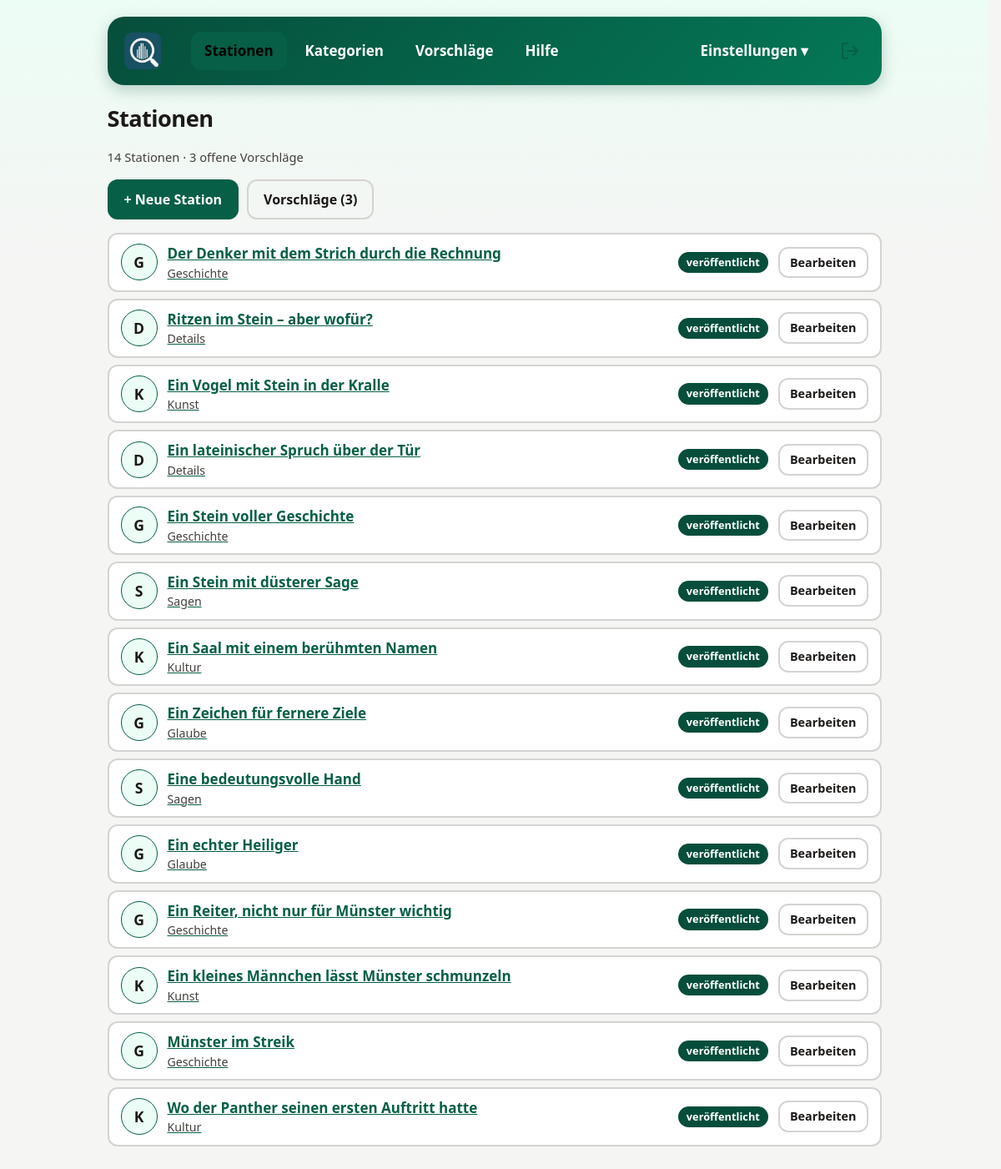
The page /admin/index.php (signed in) on the database its author committed.
### tables this page shows
CREATE TABLE stations (
    id TEXT PRIMARY KEY,
    number INTEGER NOT NULL,
    title TEXT NOT NULL,
    teaser_text TEXT,
    hint TEXT NOT NULL,
    lat NUMERIC NOT NULL,
    lon NUMERIC NOT NULL,
    correct_option_index INTEGER NOT NULL,
    solution_title TEXT NOT NULL,
    solution_caption TEXT,
    info TEXT NOT NULL,
    task_image TEXT NOT NULL,
    solution_image TEXT,
    category TEXT NOT NULL,
    status TEXT NOT NULL DEFAULT 'published'
        CHECK (status IN ('published', 'archived')),
    created_at TEXT NOT NULL,
    updated_at TEXT NOT NULL
);

CREATE TABLE categories (
    id TEXT PRIMARY KEY,
    name TEXT NOT NULL,
    description TEXT NOT NULL DEFAULT '',
    icon TEXT,
    color TEXT NOT NULL DEFAULT '#065f46'
        CHECK (length(color) = 7 AND color GLOB '#[0-9A-Fa-f][0-9A-Fa-f][0-9A-Fa-f][0-9A-Fa-f][0-9A-Fa-f][0-9A-Fa-f]'),
    created_at TEXT NOT NULL,
    updated_at TEXT NOT NULL
);

### includes/config.php (called while the page is built, shortened)
<?php
function config(string $key = null)
{
    static $config = null;
    if ($config === null) {
        $root = dirname(__DIR__);
        $config = [
            'root' => $root,
            'db_path' => $root . '/data/game.sqlite',
            'schema_path' => $root . '/setup/schema.sql',
            'upload_dir' => $root . '/uploads',
            'upload_url' => 'uploads',
            'upload_max_bytes' => 8 * 1024 * 1024,
            'upload_max_edge' => 4000,
            'session_name' => 'muenster_admin',
            'session_timeout' => 300,
            'login_max_attempts' => 5,
            'login_window' => 900,
            'suggest_max_per_hour' => 5,
            'allow_http_links' => true,
            'timezone' => 'Europe/Berlin',
            'debug' => false,
        ];
        $local = __DIR__ . '/config.local.php';
        if (is_file($local)) {
            $config = array_merge($config, (array) require $local);
        }
        date_default_timezone_set($config['timezone']);
    }
    return $key === null ? $config : $config[$key];
}

### includes/config.local.php (called while the page is built)
<?php return ['debug' => true];

### includes/database.php (called while the page is built, shortened)
<?php
require_once __DIR__ . '/config.php';
function db(): PDO
{
    static $pdo = null;
    if ($pdo === null) {
        $path = config('db_path');
        $isNew = !is_file($path);
        $pdo = new PDO('sqlite:' . $path, null, null, [
            PDO::ATTR_ERRMODE => PDO::ERRMODE_EXCEPTION,
            PDO::ATTR_DEFAULT_FETCH_MODE => PDO::FETCH_ASSOC,
            PDO::ATTR_EMULATE_PREPARES => false,
        ]);
        $pdo->exec('PRAGMA foreign_keys = ON');
        $pdo->exec('PRAGMA busy_timeout = 5000');
        $pdo->exec((string) file_get_contents(config('schema_path')));
        $stationColumns = $pdo->query('PRAGMA table_info(stations)')->fetchAll(PDO::FETCH_COLUMN, 1);
        $errorColumns = $pdo->query('PRAGMA table_info(client_errors)')->fetchAll(PDO::FETCH_COLUMN, 1);
        $adminColumns = $pdo->query('PRAGMA table_info(admins)')->fetchAll(PDO::FETCH_COLUMN, 1);
    }
    return $pdo;
}

### includes/validation.php (called while the page is built, shortened)
<?php
require_once __DIR__ . '/config.php';
require_once __DIR__ . '/database.php';
function all_categories(): array
{
    return db()->query('SELECT id, name, description, icon, color FROM categories ORDER BY name COLLATE NOCASE')->fetchAll();
}

### includes/uploads.php (called while the page is built, shortened)
<?php
require_once __DIR__ . '/config.php';
function is_managed_upload(?string $path): bool
{
    return (bool) $path && (bool) preg_match('#^' . preg_quote(config('upload_url'), '#') . '/[a-f0-9]{32}\.(?:jpg|png)$#', $path);
}

### admin/index.php (the view, shortened to what this page needs)
<?php
require __DIR__ . '/_bootstrap.php';
$stations = db()->query('SELECT id, title, category, status, task_image FROM stations ORDER BY number')->fetchAll();
$categories = array_column(all_categories(), null, 'id');
$pending = (int) db()->query("SELECT COUNT(*) FROM station_suggestions WHERE status = 'pending'")->fetchColumn();
?>
<h1 class="admin-title">Stationen</h1>
<p class="page-subtitle task-intro"><?= count($stations) ?> Stationen · <?= $pending ?> offene Vorschläge</p>
<div class="admin-toolbar">
  <a class="btn" href="station-edit.php">+ Neue Station</a>
  <a class="btn secondary" href="suggestions.php">Vorschläge (<?= $pending ?>)</a>
</div>
<ul class="station-list">
  <?php foreach ($stations as $s): $c = $categories[$s['category']] ?? null; $archived = $s['status'] !== 'published'; ?>
  <li class="station-item<?= $archived ? ' station-item--archived' : '' ?>">
    <span class="ico" aria-hidden="true"><?= category_ico($c) ?></span>
    <a class="admin-main" href="station-edit.php?id=<?= h(urlencode($s['id'])) ?>"><?= h($s['title']) ?>
      <small><?= h($c['name'] ?? $s['category']) ?><?= $s['task_image'] === '' ? ' · ⚠ Aufgabenbild fehlt' : '' ?></small></a>
    <span class="badge<?= $archived ? ' badge--archived' : '' ?>"><?= $archived ? 'archiviert' : 'veröffentlicht' ?></span>
    <span class="admin-actions">
      <a class="btn secondary small" href="station-edit.php?id=<?= h(urlencode($s['id'])) ?>">Bearbeiten</a>
    </span>
  </li>
  <?php endforeach; ?>
</ul>

### admin/admin.css (style rules this page uses)
:root { font-family: system-ui, -apple-system, 'Segoe UI', sans-serif; color-scheme: light dark; --green: #065f46; --green-dark: #064e3b; --green-soft: #ecfdf5; --ink: #1c1917; --muted: #44403c; --bg: #f5f5f4; --bg-top: #ecfdf5; --surface: #fff; --surface-alt: #f5f5f4; --border: #d6d3d1; --border-soft: #e7e5e4; --link: #065f46; --focus: #f59e0b; --danger: #b91c1c; --danger-soft: #fee2e2; --ok-soft: #d1fae5; --hero-from: #064e3b; --hero-to: #047857; --hero-text: #d1fae5; --cat: #065f46; --cat-soft: #ecfdf5; --shadow: rgba(6, 78, 59, 0.25); }
* { box-sizing: border-box; }
body { margin: 0; background: linear-gradient(180deg, var(--bg-top) 0, var(--bg) 320px) no-repeat var(--bg); color: var(--ink); font-size: 1.0625rem; line-height: 1.5; }
a { color: var(--link); }
html { scrollbar-gutter: stable; overflow-y: scroll; }
h1.admin-title { font-size: 1.7rem; letter-spacing: -0.02em; margin: 0 0 4px; color: var(--ink); }
.admin-toolbar { display: flex; flex-wrap: wrap; gap: 10px; align-items: center; margin: 16px 0; }
button, .btn { cursor: pointer; font: inherit; font-size: 1rem; font-weight: 600; min-height: 44px; padding: 10px 18px; border-radius: 12px; border: 2px solid transparent; text-decoration: none; display: inline-flex; align-items: center; justify-content: center; gap: 6px; background: var(--green); color: #fff; transition: transform 0.18s ease, background-color 0.18s ease; }
button.secondary, .btn.secondary, .back-button { background: transparent; color: var(--ink); border-color: var(--border); font-weight: 700; }
button.small, .btn.small { min-height: 36px; padding: 6px 12px; font-size: 0.9rem; }
.task-intro, .muted { color: var(--muted); font-size: 0.92rem; }
.badge { display: inline-block; font-size: 0.8rem; font-weight: 700; padding: 3px 10px; border-radius: 999px; background: var(--green-dark); color: #fff; }
.station-list { list-style: none; margin: 16px 0 0; padding: 0; display: grid; gap: 8px; }
.station-item { display: flex; align-items: center; gap: 12px; background: var(--surface); color: var(--ink); border: 2px solid var(--border); border-radius: 12px; padding: 10px 14px; min-height: 60px; font-weight: 600; }
.station-item .ico { flex: 0 0 44px; height: 44px; border-radius: 50%; background: var(--cat-soft); border: 1px solid var(--cat); display: flex; align-items: center; justify-content: center; font-size: 1.1rem; font-weight: 800; overflow: hidden; }
.station-item .admin-main { flex: 1; min-width: 0; }
.station-item small { display: block; font-weight: 500; color: var(--muted); }
.admin-actions { display: flex; gap: 8px; flex-wrap: wrap; align-items: center; }

### rows shown on the page
stations: category.name "G", title "Der Denker mit dem Strich durch die Rechnung", category.name "Geschichte", status "veröffentlicht"
stations: category.name "D", title "Ritzen im Stein – aber wofür?", category.name "Details", status "veröffentlicht"
stations: category.name "K", title "Ein Vogel mit Stein in der Kralle", category.name "Kunst", status "veröffentlicht"
stations: category.name "D", title "Ein lateinischer Spruch über der Tür", category.name "Details", status "veröffentlicht"
stations: category.name "G", title "Ein Stein voller Geschichte", category.name "Geschichte", status "veröffentlicht"
stations: category.name "S", title "Ein Stein mit düsterer Sage", category.name "Sagen", status "veröffentlicht"
stations: category.name "K", title "Ein Saal mit einem berühmten Namen", category.name "Kultur", status "veröffentlicht"
stations: category.name "G", title "Ein Zeichen für fernere Ziele", category.name "Glaube", status "veröffentlicht"
stations: category.name "S", title "Eine bedeutungsvolle Hand", category.name "Sagen", status "veröffentlicht"
stations: category.name "G", title "Ein echter Heiliger", category.name "Glaube", status "veröffentlicht"
stations: category.name "G", title "Ein Reiter, nicht nur für Münster wichtig", category.name "Geschichte", status "veröffentlicht"
stations: category.name "K", title "Ein kleines Männchen lässt Münster schmunzeln", category.name "Kunst", status "veröffentlicht"
stations: category.name "G", title "Münster im Streik", category.name "Geschichte", status "veröffentlicht"
stations: category.name "K", title "Wo der Panther seinen ersten Auftritt hatte", category.name "Kultur", status "veröffentlicht"

### other values the page prints
$label "Stationen"
$label "Kategorien"
$label "Vorschläge"
$label "Hilfe"
$menuLabel "Einstellungen"
count($stations) "14"
$pending "3"
